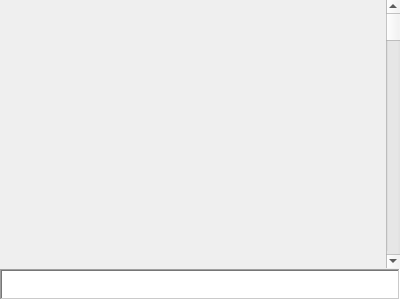
<?xml version="1.0" encoding="UTF-8"?>
<ui version="4.0">
 <class>Console</class>
 <widget class="QWidget" name="Console">
  <property name="geometry">
   <rect>
    <x>0</x>
    <y>0</y>
    <width>400</width>
    <height>300</height>
   </rect>
  </property>
  <property name="windowTitle">
   <string>Console</string>
  </property>
  <property name="autoFillBackground">
   <bool>true</bool>
  </property>
  <layout class="QGridLayout" name="gridLayout">
   <property name="leftMargin">
    <number>0</number>
   </property>
   <property name="topMargin">
    <number>0</number>
   </property>
   <property name="rightMargin">
    <number>0</number>
   </property>
   <property name="bottomMargin">
    <number>0</number>
   </property>
   <property name="spacing">
    <number>0</number>
   </property>
   <item row="0" column="0">
    <layout class="QVBoxLayout" name="consoleLayout">
     <property name="spacing">
      <number>1</number>
     </property>
     <item>
      <layout class="QHBoxLayout" name="outputLayout" stretch="1,0">
       <property name="spacing">
        <number>0</number>
       </property>
       <item>
        <widget class="ConsoleDisplay" name="output" native="true"/>
       </item>
       <item>
        <widget class="QScrollBar" name="scrollbar">
         <property name="orientation">
          <enum>Qt::Vertical</enum>
         </property>
        </widget>
       </item>
      </layout>
     </item>
     <item>
      <widget class="CommandLine" name="input">
       <property name="sizePolicy">
        <sizepolicy hsizetype="Expanding" vsizetype="MinimumExpanding">
         <horstretch>0</horstretch>
         <verstretch>0</verstretch>
        </sizepolicy>
       </property>
       <property name="minimumSize">
        <size>
         <width>0</width>
         <height>31</height>
        </size>
       </property>
       <property name="maximumSize">
        <size>
         <width>16777215</width>
         <height>31</height>
        </size>
       </property>
       <property name="font">
        <font>
         <family>Lucida Console</family>
        </font>
       </property>
       <property name="cursor" stdset="0">
        <cursorShape>IBeamCursor</cursorShape>
       </property>
       <property name="frameShape">
        <enum>QFrame::WinPanel</enum>
       </property>
       <property name="horizontalScrollBarPolicy">
        <enum>Qt::ScrollBarAlwaysOff</enum>
       </property>
      </widget>
     </item>
    </layout>
   </item>
  </layout>
 </widget>
 <customwidgets>
  <customwidget>
   <class>CommandLine</class>
   <extends>QPlainTextEdit</extends>
   <header>commandline.h</header>
  </customwidget>
  <customwidget>
   <class>ConsoleDisplay</class>
   <extends>QWidget</extends>
   <header>consoledisplay.h</header>
   <container>1</container>
  </customwidget>
 </customwidgets>
 <resources/>
 <connections/>
</ui>
